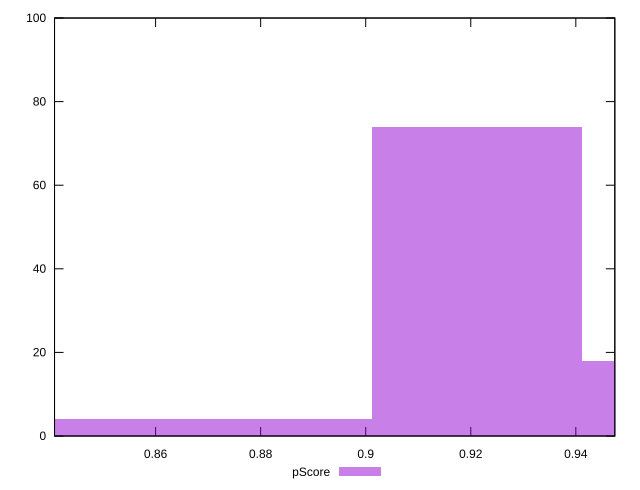

Recreate this plot in gnuplot.
reset

$pScore <<EOF
0.8810964588221141 4
0.9211462978594829 74
0.8410466197847453 4
0.9611961368968517 18
EOF

set key outside below
set boxwidth 0.04004983903736882
set xrange [0.8407605979103826:0.9474238190711997]
set yrange [0:100]
set trange [0:100]
set style fill transparent solid 0.5 noborder
set terminal svg size 640, 490 enhanced background rgb 'white'
set output "report_00011_2021-02-09T10:53:21.242Z/bootup-time/samples/pages+cached/pScore/histogram.svg"

plot $pScore title "pScore" with boxes

reset
